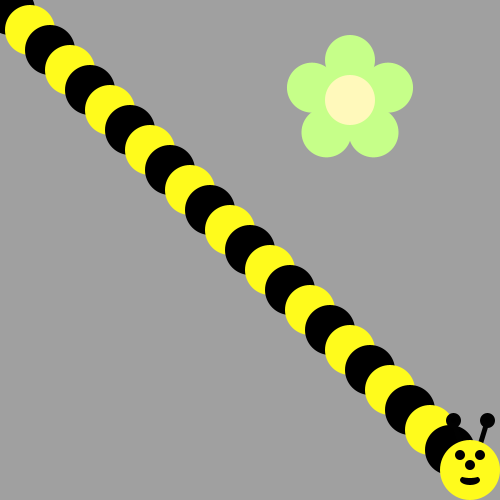
Frame 1 (no input)
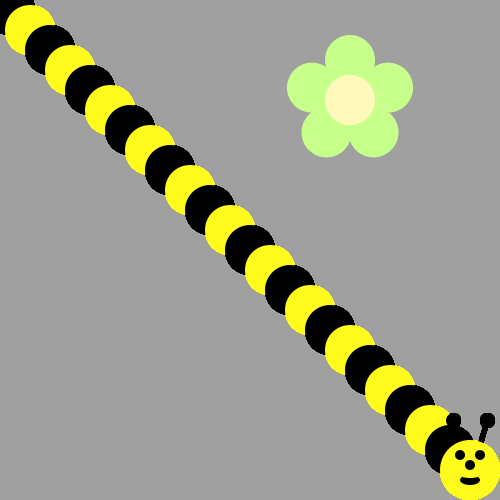
Frame 60 (the mouse pressed at the canvas centre just before this capture)
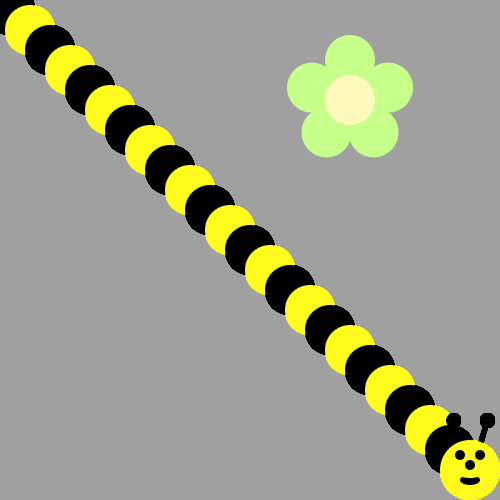
Frame 120 (the mouse held since frame 60 and released just before this capture)

The Processing sketch that drew these frames (run headless with seeded random() and noise(); from frame 60 on, the mouse is pressed at the canvas centre):

// Processing sketch: bumble_bee
// ── bumble_bee.pde

void setup() {
  ellipseMode(CENTER);
  size(500, 500);
  background(160, 160, 160);
  drawFlower(350, 100);
}

void draw() {

  // First run the program and you should see a flower.
  int x = 10;
  int y = 10;
  for (int i = 0; i<23  ; i++) {

    /* Then, use a loop to make a body for the Bee!
     (see the image on the recipe, it's a diagonal line of circles)
     Use remainder to make the colors alternate between yellow and black
     */ 
     if(i%2== 0 ){
       fill(0,0,0);
     }else{
     fill(255, 251, 28);
     }
    ellipse(x, y, 50, 50);
    x= x +20;
    y=y+20;
  }

  /*
Now put his head on using drawBeeFace(x,y)
*/
drawBeeFace(x,y);
   
}

/**************   Use these methods but  DON'T CHANGE THE CODE BELOW  **************/

void drawFlower(int x, int y) {
  noStroke();
  translate(x, y);
  // draw 5 petals, rotating after each one
  fill(#c6ff89);      // green
  for (int i = 0; i < 5; i++) {
    ellipse(0, -40, 50, 50);
    rotate(radians(72));
  }
  fill(#fff9bb); // light yellow
  ellipse(0, 0, 50, 50);
}
void drawBeeFace(int BeeFaceX, int BeeFaceY) {
  noStroke();
  fill(0, 0, 0);
  stroke(1);
  strokeWeight(5);
  line(BeeFaceX-10, BeeFaceY-27, BeeFaceX-17, BeeFaceY-50);
  line(BeeFaceX+10, BeeFaceY-27, BeeFaceX+17, BeeFaceY-50);
  ellipse(BeeFaceX-17, BeeFaceY-50, 10, 10);
  ellipse(BeeFaceX+17, BeeFaceY-50, 10, 10);
  noStroke();
  fill(255, 251, 28);
  ellipse(BeeFaceX, BeeFaceY, 60, 60); // face
  fill(255, 237, 209);
  fill(0, 0, 0);
  ellipse(BeeFaceX-10, BeeFaceY-15, 10, 10); // eyes
  ellipse(BeeFaceX+10, BeeFaceY-15, 10, 10);
  ellipse(BeeFaceX, BeeFaceY-5, 10, 10); // nose
  ellipse(BeeFaceX, BeeFaceY+10, 20, 10);// mouth
  fill(255, 251, 28);
  ellipse(BeeFaceX, BeeFaceY+5, 20, 6);
}
